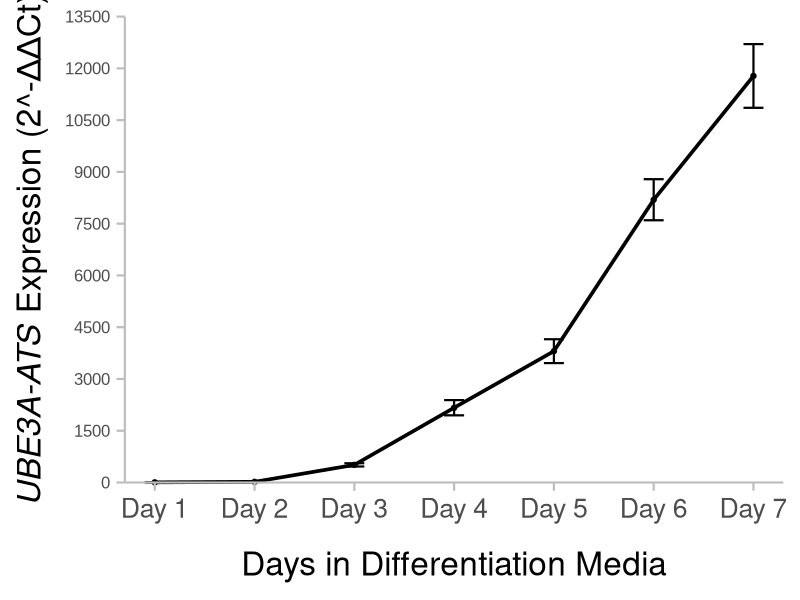

Recreate this plot in R.
library(ggplot2)

data <- data.frame(
  Days = factor(c('Day 1', 'Day 2', 'Day 3', 'Day 4', 'Day 5', 'Day 6', 'Day 7'), levels = c('Day 1', 'Day 2', 'Day 3', 'Day 4', 'Day 5', 'Day 6', 'Day 7')),
  Expression = c(4.592505804, 19.99672085, 510.8878734, 2167.140897, 3805.561862, 8193.649312, 11780.52507),
  StandardError = c(4.07, 4.40, 47.40, 220.45, 345.44, 594.88, 922.94)
)

p <- ggplot(data, aes(x = Days, y = Expression, group = 1)) +
  geom_line(color = "black", size = 1.25) +
  geom_point() +
  geom_errorbar(aes(ymin = Expression - StandardError, ymax = Expression + StandardError), width = 0.2, color = "black", size = 0.75) +
  labs(
    x = "Days in Differentiation Media",
    y = expression(paste(italic("UBE3A-ATS"), " Expression (2^-ΔΔCt)"))
  ) +
  theme_minimal(base_size = 24) +
  theme(
    plot.title = element_text(hjust = 0.5),
    panel.grid.major = element_blank(),
    panel.grid.minor = element_blank(),
    axis.ticks.x = element_line(color = "gray", size = 0.75),
    axis.ticks.y = element_line(color = "gray", size = 0.75),
    axis.text.y = element_text(family = "Arial", size = 12),
    axis.text.x = element_text(margin = margin(t = 5, r = 0, b = 0, l = 0)),
    axis.title.x = element_text(margin = margin(t = 20)),
    axis.line.y = element_line(color = "gray", size = 0.75),
    axis.line.x = element_line(color = "gray", size = 0.75)
  ) +
  scale_y_continuous(breaks = c(seq(0, 12000, 1500), 13500), limits = c(0, 13500), expand = expansion(mult = c(0, 0))) +
  scale_x_discrete(position = "bottom", expand = expansion(mult = c(0.05, 0.05))) +
  coord_cartesian(clip = 'off')

print(p)


